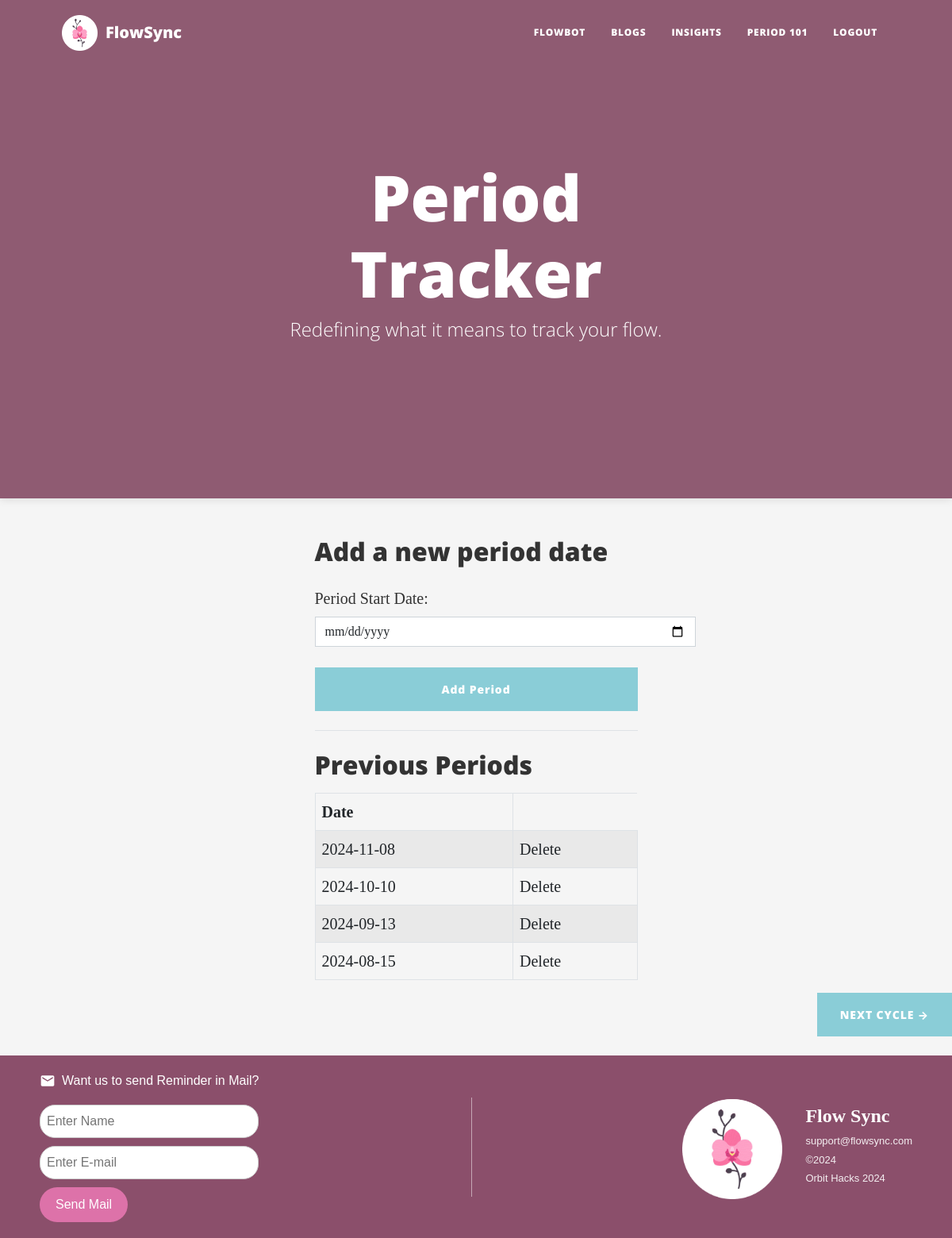
The page /index (signed in) on the database its author committed.
### main.py (models this page shows, shortened)
class Period(db.Model):
    id = db.Column(db.Integer, primary_key=True)
    user_id=db.Column(db.Integer,nullable=False)
    period_date = db.Column(db.DateTime, nullable=False)

### main.py (the view)
@app.route('/index', methods=['GET', 'POST'])
@login_required
def index():
    periods = Period.query.order_by(Period.period_date.desc()).all()
    return render_template('index.html', periods=periods,id = current_user_id)

### main.py (called while the page is built)
@login_manager.user_loader
def load_user(user_id):
    return User.query.get(int(user_id))

### templates/index.html (shortened to what this page needs)
{% include "header.html" %}
<header class="masthead" style = "background-color:rgb(255, 147, 189)">
    <div class="container position-relative px-4 px-lg-5">
        <div class="row gx-4 gx-lg-5 justify-content-center">
            <div class="col-md-10 col-lg-8 col-xl-7">
                <div class="site-heading">
                    <h1>Period Tracker</h1>
                    <span class="subheading">Redefining what it means to track your flow.</span>
                </div>
            </div>
        </div>
    </div>
</header>
<body>
    <div class="container px-4 px-lg-5">
        <div class="row gx-4 gx-lg-5 justify-content-center">
            <div class="col-md-8 col-lg-6 col-xl-5">
                <h2 class="mb-4">Add a new period date</h2>
                <form action="/add" method="POST">
                    <div class="form-group mb-3">
                        <label for="period_date" class="form-label">Period Start Date:</label>
                        <input type="date" id="period_date" name="period_date" class="form-control" required style="width: 320%;">
                    </div>
                    <button type="submit" class="btn btn-primary w-100">Add Period</button>
                </form>
                <hr class="my-4">
                <h2 class="mb-3">Previous Periods</h2>
                {% if periods %}
                    <table class="table table-bordered table-striped">
                        <thead>
                            <tr>
                                <th>Date</th>
                            </tr>
                        </thead>
                        <tbody>
                            {% for period in periods %}
                                {% if period.user_id == id %}
                                    <tr>
                                        <td>{{ period.period_date.strftime('%Y-%m-%d') }}</td>
                                        <td>
                                            <a href="{{ url_for('delete', period_id=period.id) }}">Delete</a>
                                        </td>
                                    </tr>
                                {% endif %}
                            {% endfor %}
                        </tbody>
                    </table>
                {% else %}
                    <p>No periods recorded yet.</p>
                {% endif %}
            </div>
        </div>
    </div>
    <div class="d-flex justify-content-end mb-4">
        <a class="btn btn-primary text-uppercase" href="{{ url_for('next_cycle') }}">Next Cycle →</a>
    </div>
</body>
{% include "footer.html" %}

### templates/footer.html (style rules this page uses)
form { display: flex; flex-direction: column; align-items: flex-start; gap: 10px; }

### rows shown on the page
Period: period_date "2024-11-08"
Period: period_date "2024-10-10"
Period: period_date "2024-09-13"
Period: period_date "2024-08-15"
